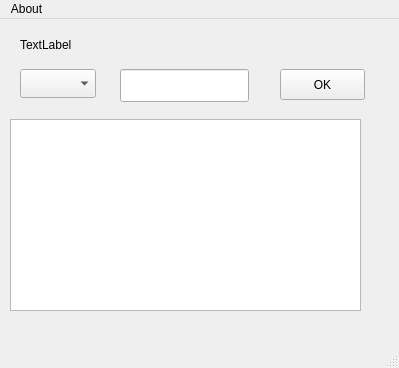
<?xml version="1.0" encoding="UTF-8"?>
<ui version="4.0">
 <class>GamesOntology</class>
 <widget class="QMainWindow" name="GamesOntology">
  <property name="geometry">
   <rect>
    <x>0</x>
    <y>0</y>
    <width>399</width>
    <height>368</height>
   </rect>
  </property>
  <property name="windowTitle">
   <string>MainWindow</string>
  </property>
  <widget class="QWidget" name="centralwidget">
   <widget class="QLineEdit" name="lineEdit">
    <property name="geometry">
     <rect>
      <x>120</x>
      <y>50</y>
      <width>129</width>
      <height>33</height>
     </rect>
    </property>
   </widget>
   <widget class="QPushButton" name="pushButton">
    <property name="geometry">
     <rect>
      <x>280</x>
      <y>50</y>
      <width>85</width>
      <height>31</height>
     </rect>
    </property>
    <property name="text">
     <string>OK</string>
    </property>
   </widget>
   <widget class="QListView" name="listView">
    <property name="geometry">
     <rect>
      <x>10</x>
      <y>100</y>
      <width>351</width>
      <height>192</height>
     </rect>
    </property>
   </widget>
   <widget class="QComboBox" name="comboBox">
    <property name="geometry">
     <rect>
      <x>20</x>
      <y>50</y>
      <width>76</width>
      <height>29</height>
     </rect>
    </property>
   </widget>
   <widget class="QLabel" name="label">
    <property name="geometry">
     <rect>
      <x>20</x>
      <y>10</y>
      <width>361</width>
      <height>31</height>
     </rect>
    </property>
    <property name="text">
     <string>TextLabel</string>
    </property>
   </widget>
  </widget>
  <widget class="QMenuBar" name="menubar">
   <property name="geometry">
    <rect>
     <x>0</x>
     <y>0</y>
     <width>399</width>
     <height>20</height>
    </rect>
   </property>
   <widget class="QMenu" name="menuAbout">
    <property name="title">
     <string>About</string>
    </property>
   </widget>
   <addaction name="menuAbout"/>
  </widget>
  <widget class="QStatusBar" name="statusbar"/>
 </widget>
 <resources/>
 <connections/>
</ui>
